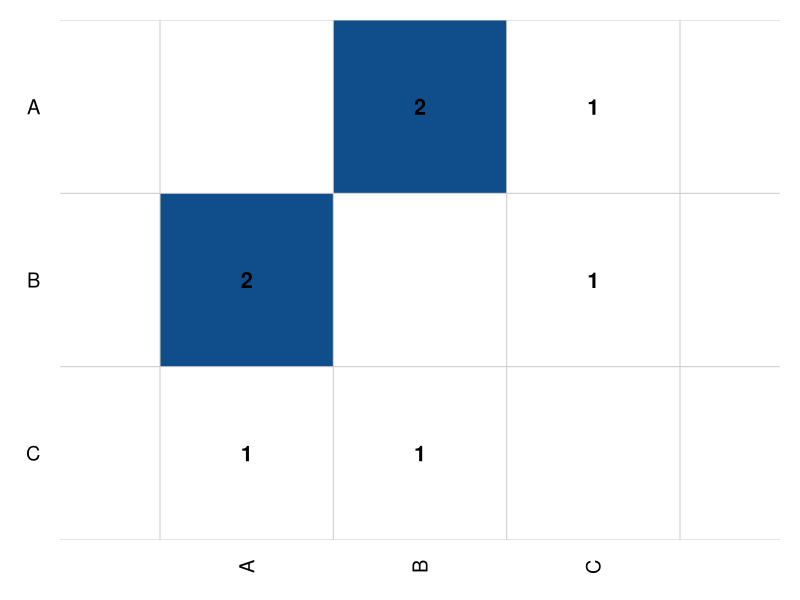
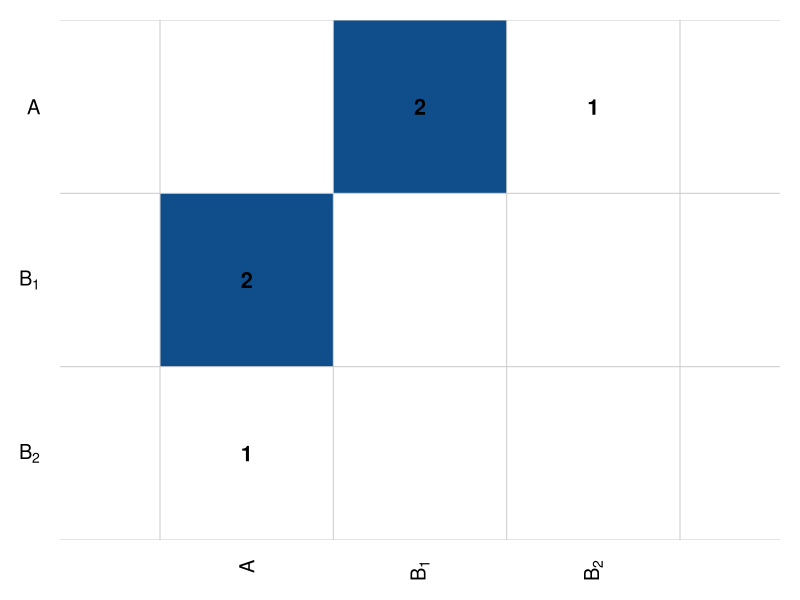

Reproduce these figures in R, in order.
library(igraph)

# Graphs with edges (including B-C in unipartite)
edges1 <- c("A", "B", "A", "B", "A", "C", "B", "C")
g1 <- graph(edges1, directed = FALSE)

edges2 <- c("A", "B_1", "A", "B_1", "A", "B_2")
g2 <- graph(edges2, directed = FALSE)

adj1 <- as.matrix(as_adjacency_matrix(g1, sparse = FALSE))
adj2 <- as.matrix(as_adjacency_matrix(g2, sparse = FALSE))

adj1 <- adj1[c("A", "B", "C"), c("A", "B", "C")]
adj2 <- adj2[c("A", "B_1", "B_2"), c("A", "B_1", "B_2")]

# Custom colors: white (no edge) to blue (edge)
col_palette <- colorRampPalette(c("white", "dodgerblue4"))(2)

# Function to plot adjacency matrix nicely with optional expression labels

plot_adj_matrix <- function(adj, use_expression_labels = FALSE) {
  n <- nrow(adj)

  # Use square plot region and clean limits
  image(
    1:n, 1:n, t(adj[n:1, ]),
    col = col_palette,
    axes = FALSE,
    xlab = "", ylab = "",
    xlim = c(0.5, n + 0.5),
    ylim = c(0.5, n + 0.5),
    asp = 1
  )

  # Grid lines exactly between cells
  abline(h = 0.5:(n + 0.5), v = 0.5:(n + 0.5), col = "grey80")

  # Axis labels — placed exactly in center
  if (use_expression_labels) {
    x_labels <- c(expression(A), expression(B[1]), expression(B[2]))
    y_labels <- rev(x_labels)
    axis(1, at = 1:n, labels = x_labels, tick = FALSE, las = 2, cex.axis = 1.2)
    axis(2, at = 1:n, labels = y_labels, tick = FALSE, las = 2, cex.axis = 1.2)
  } else {
    axis(1, at = 1:n, labels = colnames(adj), tick = FALSE, las = 2, cex.axis = 1.2)
    axis(2, at = 1:n, labels = rev(rownames(adj)), tick = FALSE, las = 2, cex.axis = 1.2)
  }

  # Numeric labels inside matrix
  for (i in 1:n) {
    for (j in 1:n) {
      val <- adj[i, j]
      if (val > 0) {
        text(j, n - i + 1, labels = val, col = "black", cex = 1.3, font = 2)
      }
    }
  }
}

# Unipartite
pdf("examples/adj_matr_uni.pdf", width = 3.5, height = 3.5)
par(mar = c(3, 3, 1, 1)) # tight margins, no clipping
plot_adj_matrix(adj1, use_expression_labels = FALSE)
dev.off()

# Bipartite
pdf("examples/adj_matr_bip.pdf", width = 3.5, height = 3.5)
par(mar = c(3, 3, 1, 1)) # consistent margins
plot_adj_matrix(adj2, use_expression_labels = TRUE)
dev.off()
